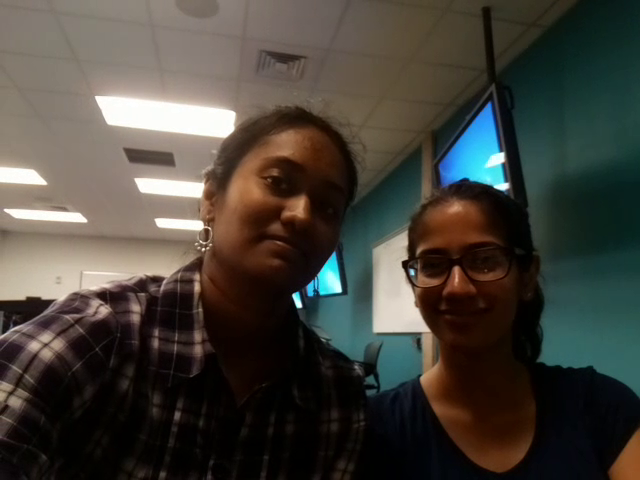
#> input picture frame 14 of computer_vision/find_our_faces.mp4, 640 x 480 px
$ python analyze_video.py ../data/saved_images/1.png   (Python 2 division)   (older library calls are emulated)
#> lines starting #> are read from the running program, lines starting #| are printed output that depends on the picture
### computer_vision/face-detect/src/common.py
#!/usr/bin/env python

'''
This module contais some common routines used by other samples.
'''

import numpy as np
import cv2
import os
from contextlib import contextmanager
import itertools as it

image_extensions = ['.bmp', '.jpg', '.jpeg', '.png', '.tif', '.tiff', '.pbm', '.pgm', '.ppm']

class Bunch(object):
    def __init__(self, **kw):
        self.__dict__.update(kw)
    def __str__(self):
        return str(self.__dict__)

# [4 lines left out: function splitfn, not called in this run]

def anorm2(a):
    return (a*a).sum(-1)
def anorm(a):
    return np.sqrt( anorm2(a) )

# [39 lines left out: functions homotrans, to_rect, rect2rect_mtx, lookat, mtx2rvec, not called in this run]

def draw_str(dst, (x, y), s):
    cv2.putText(dst, s, (x+1, y+1), cv2.FONT_HERSHEY_PLAIN, 1.0, (0, 0, 0), thickness = 2, lineType=cv2.CV_AA)
    cv2.putText(dst, s, (x, y), cv2.FONT_HERSHEY_PLAIN, 1.0, (255, 255, 255), lineType=cv2.CV_AA)

class Sketcher:
    def __init__(self, windowname, dests, colors_func):
        # [8 lines left out: function __init__, not called in this run]
    def show(self):
        cv2.imshow(self.windowname, self.dests[0])

    def on_mouse(self, event, x, y, flags, param):
        # [12 lines left out: function on_mouse, not called in this run]

# palette data from matplotlib/_cm.py
_jet_data =   {'red':   ((0., 0, 0), (0.35, 0, 0), (0.66, 1, 1), (0.89,1, 1),
                         (1, 0.5, 0.5)),
               'green': ((0., 0, 0), (0.125,0, 0), (0.375,1, 1), (0.64,1, 1),
                         (0.91,0,0), (1, 0, 0)),
               'blue':  ((0., 0.5, 0.5), (0.11, 1, 1), (0.34, 1, 1), (0.65,0, 0),
                         (1, 0, 0))}

cmap_data = { 'jet' : _jet_data }

def make_cmap(name, n=256):
    # [14 lines left out: function make_cmap, not called in this run]
def nothing(*arg, **kw):
    pass

def clock():
    return cv2.getTickCount() / cv2.getTickFrequency()

@contextmanager
# [8 lines left out: function Timer, not called in this run]
class StatValue:
    def __init__(self, smooth_coef = 0.5):
        self.value = None
        self.smooth_coef = smooth_coef
    def update(self, v):
        # [6 lines left out: function update, not called in this run]
class RectSelector:
    def __init__(self, win, callback):
        # [30 lines left out: functions __init__, onmouse, draw, not called in this run]
    def dragging(self):
        return self.drag_rect is not None


def grouper(n, iterable, fillvalue=None):
    # [4 lines left out: function grouper, not called in this run]
def mosaic(w, imgs):
    # [12 lines left out: function mosaic, not called in this run]
def getsize(img):
    h, w = img.shape[:2]
    return w, h

def mdot(*args):
    return reduce(np.dot, args)

def draw_keypoints(vis, keypoints, color = (0, 255, 255)):
    # [4 lines left out: function draw_keypoints, not called in this run]
### computer_vision/face-detect/src/analyze_video.py
# [5 lines of commented-out code are left out]
import cv2
import cv2.cv as cv
from video import create_capture
from common import clock, draw_str
import sys
import getopt

### THIS IS THE VIDEO THAT WILL BE PROCESSED
video_file_name = '../../find_our_faces.mp4'


help_message = '''
USAGE: facedetect.py [--cascade <cascade_fn>] [--nested-cascade <cascade_fn>] [<video_source>]
'''

def detect(img, cascade):
    rects = cascade.detectMultiScale(img, scaleFactor=1.3, minNeighbors=4, minSize=(30, 30), flags = cv.CV_HAAR_SCALE_IMAGE)
    if len(rects) == 0:
        return []
    rects[:,2:] += rects[:,:2]
    return rects

def draw_rects(img, rects, color):
    for x1, y1, x2, y2 in rects:
        cv2.rectangle(img, (x1, y1), (x2, y2), color, 2)


if __name__ == '__main__':

    print help_message

    args, video_src = getopt.getopt(sys.argv[1:], '', ['cascade=', 'nested-cascade='])
    try: video_src = video_src[0]
    except: video_src = 0
    args = dict(args)
    cascade_fn = args.get('--cascade', "../data/haarcascades/haarcascade_frontalface_alt.xml")
    nested_fn  = args.get('--nested-cascade', "../data/haarcascades/haarcascade_eye.xml")

    cascade = cv2.CascadeClassifier(cascade_fn)
    nested = cv2.CascadeClassifier(nested_fn)

    cap = cv2.VideoCapture(video_file_name)
    width= cap.get(3)
    height = cap.get(4)
    print width
    # [8 lines of commented-out code are left out]
    captured_frame_number = 0

    while(cap.isOpened()):
        ret, frame = cap.read()
#> frame is the input picture: shape (480, 640, 3); mean B, G, R 59, 66.3, 69.7
        gray = cv2.cvtColor(frame, cv2.COLOR_BGR2GRAY)
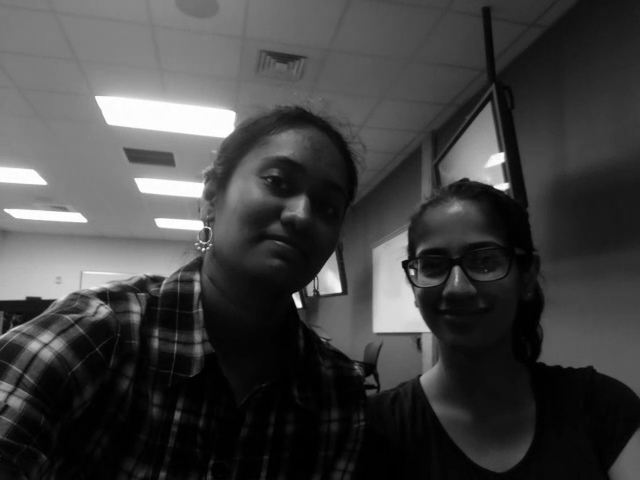
#> gray: shape (480, 640); min 0, max 255, mean 66.4
        gray = cv2.equalizeHist(gray)
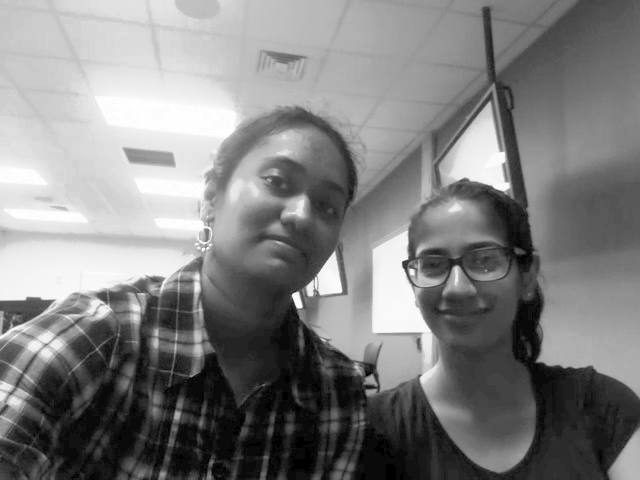
#> gray: shape (480, 640); min 0, max 255, mean 128.2

        t = clock()
        rects = detect(gray, cascade)
#> in detect, `rects = cascade.detectMultiScale(img, scaleFactor=1.3, minNeighbors=4,..`: rects = [[388, 207, 136, 136]]
#> rects = [[388, 207, 524, 343]]
        vis = frame.copy()
        draw_rects(vis, rects, (0, 255, 0))
#> the loop in draw_rects, `for x1, y1, x2, y2 in rects:` made 1 pass
        for x1, y1, x2, y2 in rects:
            roi = gray[y1:y2, x1:x2]
            vis_roi = vis[y1:y2, x1:x2]
            cv2.imshow('subregion', vis_roi)
            subrects = detect(roi.copy(), nested)
            draw_rects(vis_roi, subrects, (255, 0, 0))
#> this loop made 1 pass
#> pass 1, `roi = gray[y1:y2, x1:x2]`:
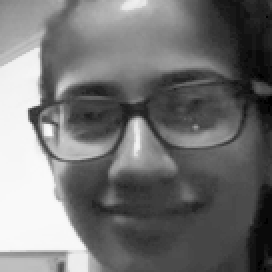
#> roi: shape (136, 136) (shown 2 times larger); min 0, max 249, mean 114.9
#> pass 1, `vis_roi = vis[y1:y2, x1:x2]`:
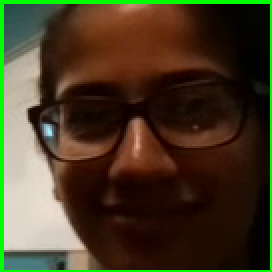
#> vis_roi: shape (136, 136, 3) (shown 2 times larger); mean B, G, R 36, 59.4, 70.1
        dt = clock() - t
#> dt = 0.115

        draw_str(vis, (20, 20), 'time: %.1f ms' % (dt*1000))
#> in draw_str, ``:
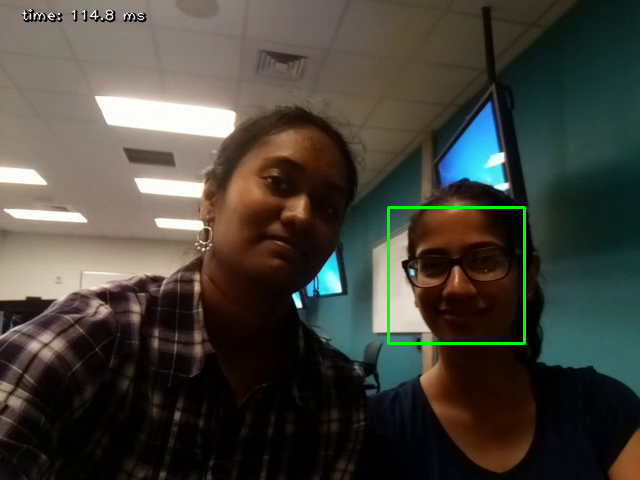
#> dst: shape (480, 640, 3); mean B, G, R 58.6, 67.2, 69.2
        cv2.imshow('facedetect', vis)
        captured_frame_number=captured_frame_number+1
        cv2.imwrite("../data/saved_images/{0:d}.png".format(captured_frame_number),vis)
        if cv2.waitKey(30) & 0xFF == ord('q'):
#> (key q is pressed here)
            cap.release()
            cv2.destroyAllWindows()
            break

$ run again, starting later in the video
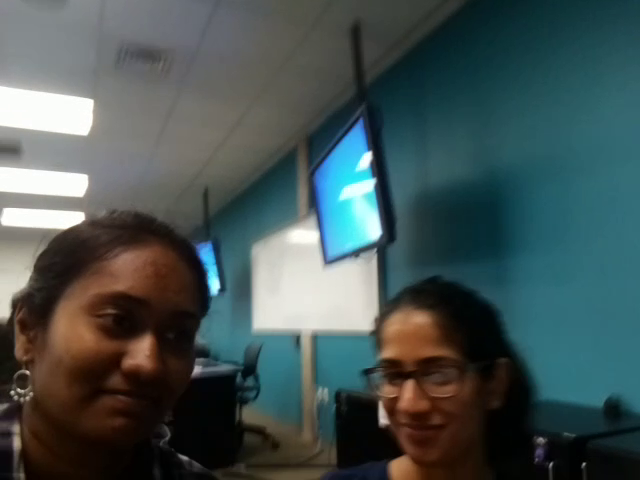
#> input picture frame 63 of computer_vision/find_our_faces.mp4, 640 x 480 px
#> frame is the input picture: shape (480, 640, 3); mean B, G, R 83.1, 83.5, 69.4
#> `gray = cv2.equalizeHist(gray)`:
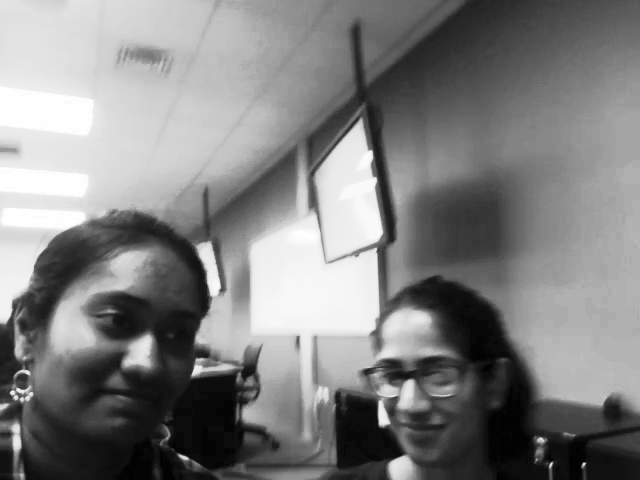
#> gray: shape (480, 640); min 0, max 255, mean 128.5
#> in detect, `rects = cascade.detectMultiScale(img, scaleFactor=1.3, minNeighbors=4,..`: rects = ()
#> `rects = detect(gray, cascade)`: rects = []
#> dt = 0.059
#> in draw_str, ``:
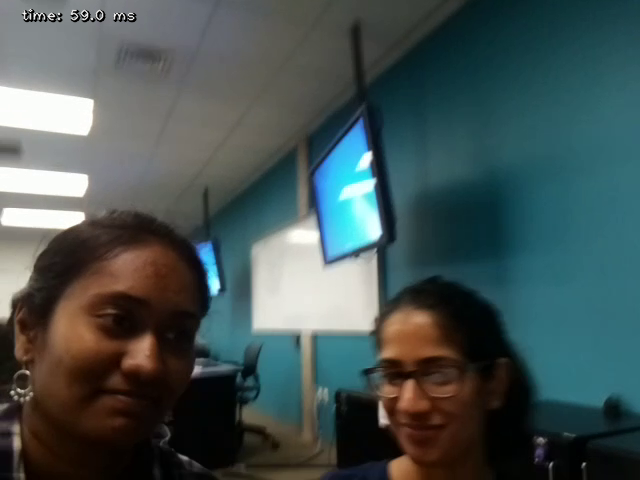
#> dst: shape (480, 640, 3); mean B, G, R 83, 83.4, 69.3

$ run again, starting later in the video
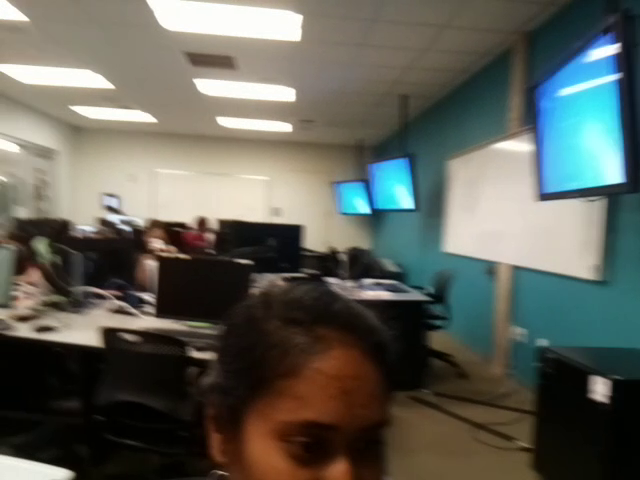
#> input picture frame 113 of computer_vision/find_our_faces.mp4, 640 x 480 px
#> frame is the input picture: shape (480, 640, 3); mean B, G, R 89, 97.2, 95.1
#> `gray = cv2.equalizeHist(gray)`:
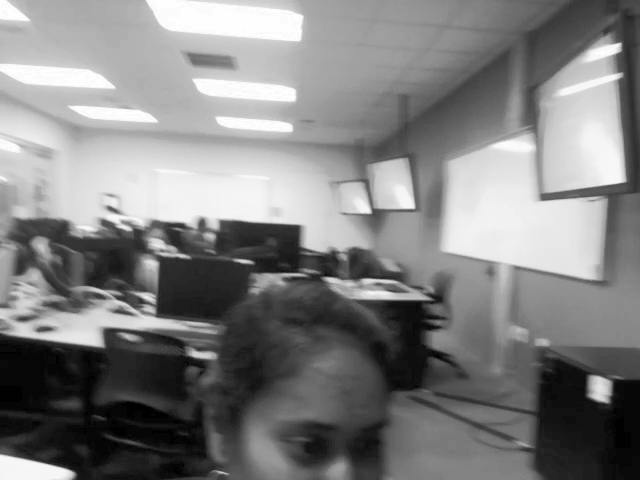
#> gray: shape (480, 640); min 0, max 255, mean 128.3
#> in detect, `rects = cascade.detectMultiScale(img, scaleFactor=1.3, minNeighbors=4,..`: rects = ()
#> `rects = detect(gray, cascade)`: rects = []
#> dt = 0.0855
#> in draw_str, ``:
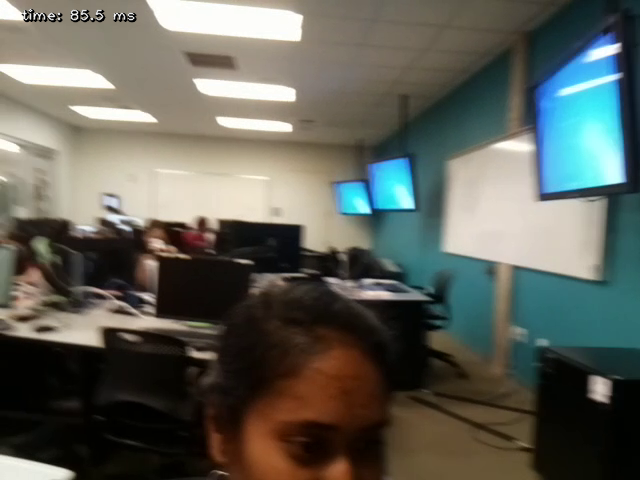
#> dst: shape (480, 640, 3); mean B, G, R 88.9, 97.1, 95
